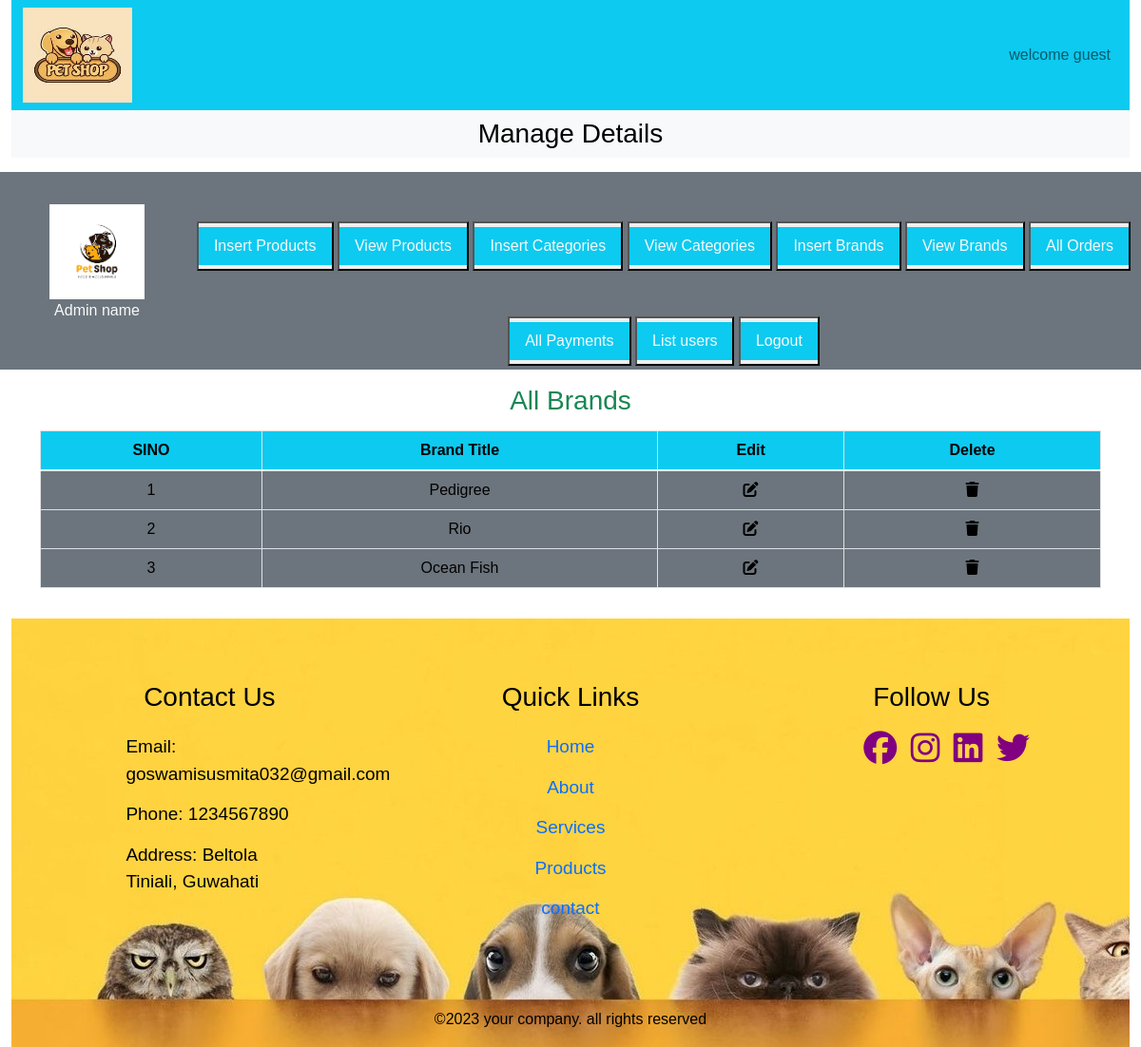
The app's page /admin_area/index.php?view_brands with its own data.
### tables this page shows
CREATE TABLE `brands` (
  `brand_id` int(11) NOT NULL,
  `brand_title` varchar(100) NOT NULL
);

### admin_area/view_brands.php (the view, shortened to what this page needs)
<h3 class="text-center text-success"style="position: absolute;">All Brands</h3>
<table class="table table-bordered mt-5">
    <thead class='bg-info'>
        <tr class="text-center">
            <th>SlNO</th>
            <th>Brand Title</th>
            <th>Edit</th>
            <th>Delete</th>
        </tr>
    </thead>
    <tbody class="bg-secondary text-light">
        <?php
            $select_cat="SELECT * from `brands`";
            $result=mysqli_query($conn,$select_cat);
            $number=0;
            while($row=mysqli_fetch_assoc($result)){
                $brand_title=$row['brand_title'];
                $number++;
        ?>
        <tr class="text-center">
            <td><?php echo $number; ?></td>
            <td><?php echo $brand_title; ?></td>
            <td> <a href="" class='text-light'><i class='fa-solid fa-pen-to-square'></i></a></td>
            <td><a href="" class='text-light'><i class='fa-solid fa-trash'></i></td>
        </tr>
        <?php
            }
        ?>
    </tbody>
</table>

### style.css (style rules this page uses)
* { margin: 0; padding: 0; box-sizing: border-box; }

### includes/footer.php (style rules this page uses)
* { margin: 0; padding: 0; font-family: Arial,Helvetica,sans-serif; color: black; }
h3 { font-size: 28px; margin-bottom: 15px; text-align: center; }
a { text-decoration: none; }

### records on screen
brands: brand_title "Pedigree"
brands: brand_title "Rio"
brands: brand_title "Ocean Fish"
